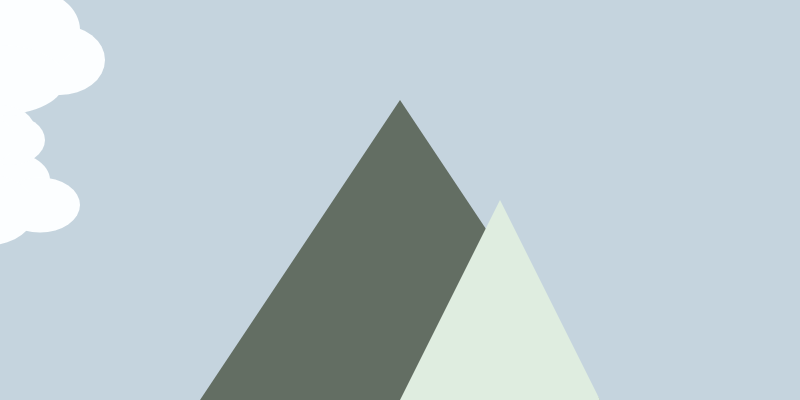
Frame 1 (no input)
Frame 60 (no input): identical to frame 1, image omitted
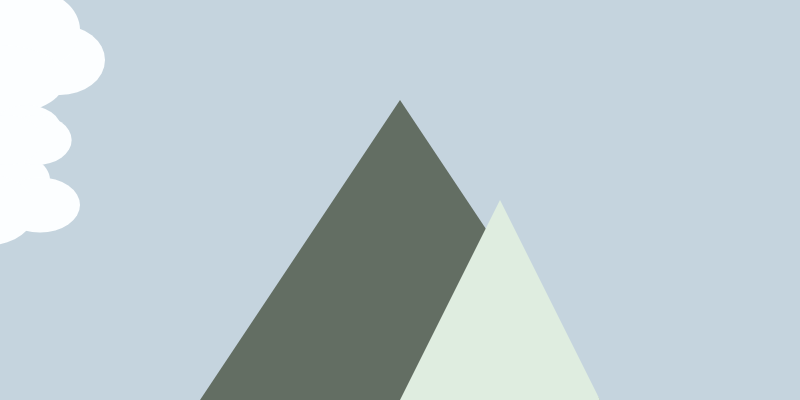
Frame 120 (the mouse pressed at the canvas centre since frame 60)

The p5.js sketch that drew these frames (run headless with seeded random() and noise() and a simulated clock; from frame 60 on, the mouse is pressed at the canvas centre):

// p5.js sketch
// ── sketch.js
let h;
let m;
let s;

let cloudx = 100;
let cloudy = 100;

function setup() {
 
  createCanvas(800,400);
  

  let h = 95;
  let m = 153;
  let s = 200;
 
  
}

function draw() {
  background(197, 212, 222);


  noStroke();
  fill(99, 110, 99)
  triangle(200, 400, 600, 400, 400, 100);
  fill(223, 237, 224);
  triangle(400, 400, 600, 400, 500, 200);

  let s = int(millis()/1000);
  let m = int(s/60);
  let h = int(m/60);

  // loop
  let s1 = s%60
  let m1 = m%60
  let h1 = h%24

  //dongdekuaiyidian
  let s2 = map(s1,0,60,0,800);
  let m2 = map(m1,0,60,0,800);
  let h2 = map(h1,0,24,0,800);

  makeCloud1(h2, cloudy-50);
  makeCloud2(m2, cloudy+80);
  makeCloud3(s2, cloudy+30);


}


function makeCloud1(cloudx, cloudy) {
  fill(252, 254, 255)
  noStroke();
  // Main part of the cloud (center puff)
  ellipse(cloudx, cloudy, 120, 90); 
  
  // Left puffs
  ellipse(cloudx - 60, cloudy + 10, 90, 70); 
  ellipse(cloudx - 30, cloudy - 20, 100, 80);
  
  // Right puffs
  ellipse(cloudx + 60, cloudy + 10, 90, 70); 
  ellipse(cloudx + 30, cloudy - 20, 100, 80);
  
  // Lower puff for extra fluffiness
  ellipse(cloudx, cloudy + 30, 130, 70);
}
  




function makeCloud2(cloudx, cloudy) {
  fill(252, 254, 255)
  noStroke();
  // Main part of the smaller cloud
  ellipse(cloudx, cloudy, 100, 60); 
  
  // Left puff
  ellipse(cloudx - 40, cloudy +10, 80, 55); 
  
  // Right puff
  ellipse(cloudx + 40, cloudy + 25, 80, 55);
  
  // Lower puff for extra fluffiness
  ellipse(cloudx-10, cloudy + 30, 90, 70);
}


function makeCloud3(cloudx, cloudy) {
  fill(252, 254, 255);
  noStroke();
  ellipse(cloudx, cloudy, 70, 50);
  ellipse(cloudx + 10, cloudy + 10, 70, 50);
  ellipse(cloudx - 20, cloudy + 10, 70, 50);
}
